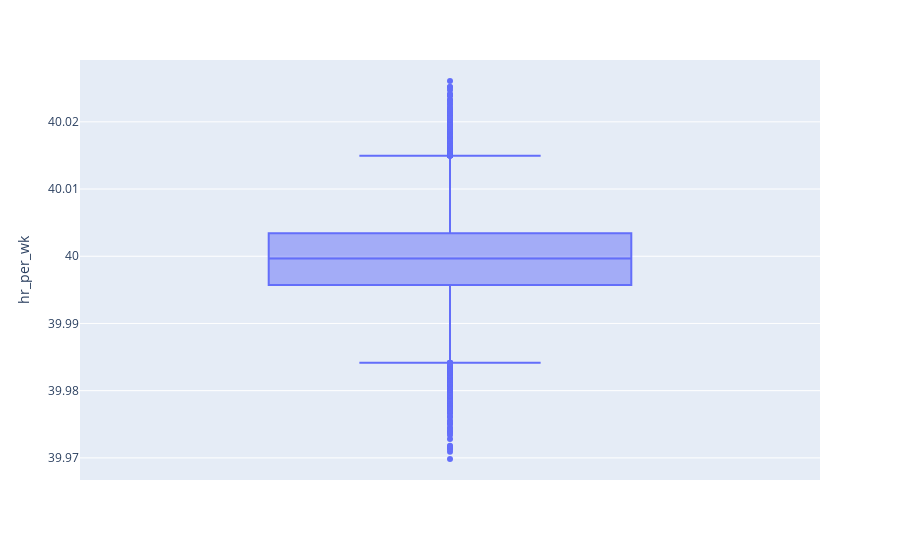

Source (notebook cell):
### Code cell
#VISUALIZE DISTRIBUTION OF WORKING HOURS PER WEEK

px.box(df_occupations,y='hr_per_wk')

### Figure 1 — Plotly figure (JSON) as saved in the notebook; plotly's stock layout.template omitted (floating-point values rounded to 4 significant figures; data arrays with more than 128 entries replaced by an {"elided": "..."} marker saying what was removed)
{"data": [{"alignmentgroup": "True", "hovertemplate": "hr_per_wk=%{y}<extra></extra>", "legendgroup": "", "marker": {"color": "#636efa"}, "name": "", "notched": false, "offsetgroup": "", "orientation": "v", "showlegend": false, "type": "box", "x0": " ", "xaxis": "x", "y": {"elided": "29696 float values"}, "y0": " ", "yaxis": "y"}], "layout": {"boxmode": "group", "legend": {"tracegroupgap": 0}, "margin": {"t": 60}, "xaxis": {"anchor": "y", "domain": [0, 1]}, "yaxis": {"anchor": "x", "domain": [0, 1], "title": {"text": "hr_per_wk"}}}}
